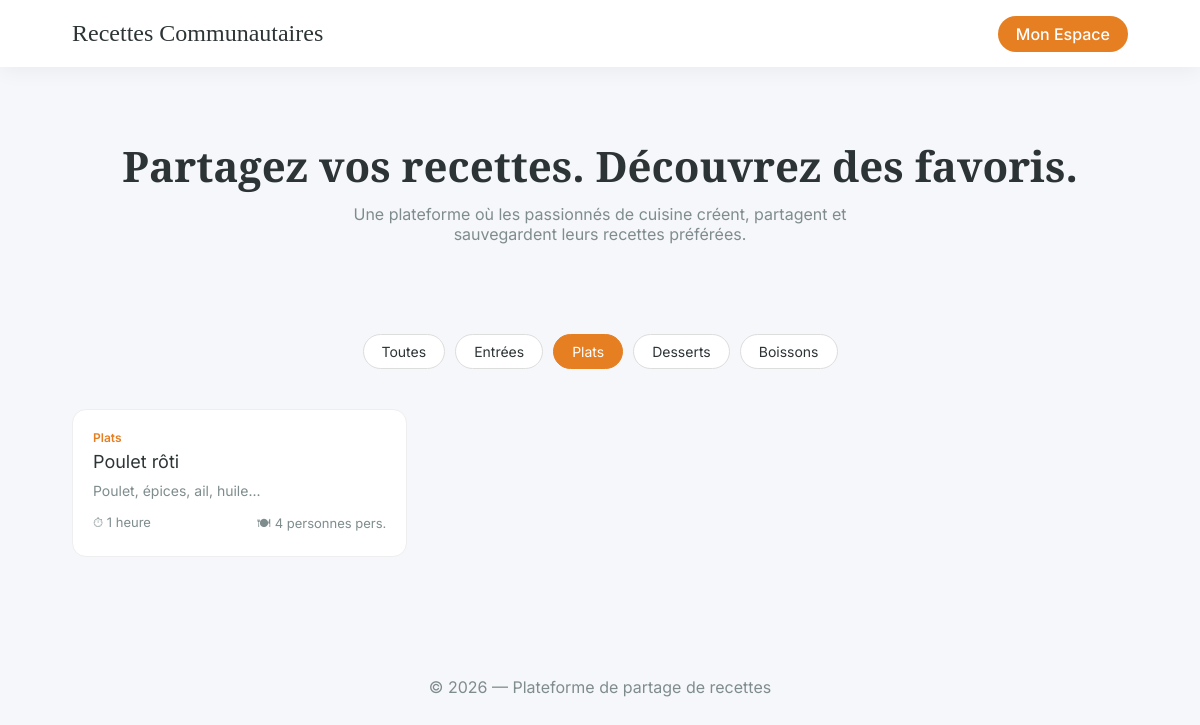
The app's page /views/recipes/home.php?category=2 (signed in) with its own data.
### tables this page shows
create table categories(
    id int auto_increment primary key,
    name enum ("Entrées","Plats","Desserts","Boissons") not null
);

create table recette(
    id int auto_increment primary key,
    users_id int,
    categories_id int,
    title varchar(150) not null,
    create_time timestamp NOT NULL DEFAULT current_timestamp(),
    temp_de_production varchar(100),
    ingredient varchar(255),
    instructions varchar(255),
    portions varchar(100),
    foreign key (users_id)references users(id) on delete cascade,
    foreign key (categories_id)references categories(id) on delete cascade
);

### config/db.php (called while the page is built)
<?php
class Database
{
    private $host = 'localhost';
    private $dbname = 'recette_manager';
    private $user = 'root';
    private $pass = '';
    private static $instance = null;
    private $conn;
    private function __construct()
    {
        try {
            $this->conn = new PDO(
                'mysql:host=' . $this->host . ';dbname=' . $this->dbname,
                $this->user,
                $this->pass
            );
            $this->conn->setAttribute(PDO::ATTR_ERRMODE, PDO::ERRMODE_EXCEPTION);
        } catch (PDOException $e) {
            die("Connection error: " . $e->getMessage());
        }
    }
    public static function getInstance()
    {
        if (self::$instance === null) {
            self::$instance = new Database();
        }
        return self::$instance;
    }
    public function getConnection()
    {
        return $this->conn;
    }
}
?>

### models/category.php (called while the page is built)
<?php
require_once __DIR__ . '/../config/db.php';
class Category_model
{
    private $pdo;
    public function __construct()
    {
        $this->pdo = Database::getInstance()->getConnection();
    }
    public function getCategories()
    {
        $stmt = $this->pdo->query("SELECT id, name FROM categories");
        return $stmt->fetchAll(PDO::FETCH_ASSOC);
    }
}

### models/recipe.php (called while the page is built, shortened)
<?php
require_once __DIR__ . '/../config/db.php';
class Recette_model
{
    private $pdo;
    function __construct()
    {
        $this->pdo = Database::getInstance()->getConnection();
    }
    public function getAllRecipes($category_id = null)
    {
        $sql = "SELECT r.*, c.name as category_name, u.username as chef_name
                FROM recette r
                LEFT JOIN categories c ON r.categories_id = c.id
                LEFT JOIN users u ON r.users_id = u.id";
        $params = [];
        if ($category_id) {
            $sql .= " WHERE r.categories_id = ?";
            $params[] = $category_id;
        }
        $sql .= " ORDER BY r.create_time DESC";
        $stmt = $this->pdo->prepare($sql);
        $stmt->execute($params);
        return $stmt->fetchAll(PDO::FETCH_ASSOC);
    }
}

### views/recipes/home.php (the view, shortened to what this page needs)
<?php
require_once __DIR__ . '/../../models/category.php';
require_once __DIR__ . '/../../models/recipe.php';
$is_logged_in = isset($_SESSION['user_id']);
$categoryModel = new Category_model();
$categories = $categoryModel->getCategories();
$recipeModel = new Recette_model();
$filter_category = isset($_GET['category']) ? (int)$_GET['category'] : null;
$filtered_recipes = $recipeModel->getAllRecipes($filter_category);
?>
<!DOCTYPE html>
<html lang="fr">
<head>
</head>
<body>
<header>
  <a href="home.php" class="logo">Recettes Communautaires</a>
  <div class="nav">
    <?php if ($is_logged_in): ?>
      <a href="dashboard.php" class="btn">Mon Espace</a>
    <?php else: ?>
      <a href="../auth/login.php">Connexion</a>
      <a href="../auth/register.php" class="btn">Inscription</a>
    <?php endif; ?>
  </div>
</header>
<section class="hero">
  <h1>Partagez vos recettes. Découvrez des favoris.</h1>
  <p>Une plateforme où les passionnés de cuisine créent, partagent et sauvegardent leurs recettes préférées.</p>
</section>
<div class="category-filter">
  <a href="home.php#menu" class="category-btn <?php echo !$filter_category ? 'active' : ''; ?>">Toutes</a>
  <?php foreach ($categories as $cat): ?>
    <a href="home.php?category=<?php echo $cat['id']; ?>#menu"
       class="category-btn <?php echo $filter_category === $cat['id'] ? 'active' : ''; ?>">
       <?php echo htmlspecialchars($cat['name']); ?>
    </a>
  <?php endforeach; ?>
</div>
<?php if (empty($filtered_recipes)): ?>
  <p style="text-align:center;color:var(--muted)">Aucune recette trouvée.</p>
<?php else: ?>
<div class="recipes-grid">
  <?php foreach ($filtered_recipes as $recipe): ?>
  <div class="recipe-card-public"
       onclick='openRecipeDetail(<?php echo json_encode($recipe, JSON_HEX_TAG | JSON_HEX_APOS | JSON_HEX_QUOT | JSON_HEX_AMP); ?>)'>
    <div class="recipe-category"><?php echo htmlspecialchars($recipe['category_name']); ?></div>
    <div class="recipe-title"><?php echo htmlspecialchars($recipe['title']); ?></div>
    <div class="recipe-description">
      <?php echo htmlspecialchars(substr($recipe['ingredient'] ?? '',0,90)); ?>...
    </div>
    <div class="recipe-meta">
      <span>⏱ <?php echo $recipe['temp_de_production']; ?></span>
      <span>🍽 <?php echo $recipe['portions']; ?> pers.</span>
    </div>
  </div>
  <?php endforeach; ?>
</div>
<?php endif; ?>
<footer>
  © <?php echo date('Y'); ?> — Plateforme de partage de recettes
</footer>
</body>
</html>

### views/recipes/home.php (style rules this page uses)
:root { --bg:#f6f7fb; --card:#ffffff; --primary:#e67e22; --text:#2d3436; --muted:#7f8c8d; --radius:14px; }
* { box-sizing:border-box;margin:0;padding:0 }
body { font-family:'Inter',sans-serif; background:var(--bg); color:var(--text); }
header { display:flex; justify-content:space-between; align-items:center; padding:20px 6%; background:#fff; box-shadow:0 4px 20px rgba(0,0,0,0.05); position:sticky; top:0; z-index:100; }
.logo { font-family:'Playfair Display',serif; font-size:24px; text-decoration:none; color:var(--text); }
.nav a { margin-left:15px; text-decoration:none; font-weight:500; }
.btn { background:var(--primary); color:#fff; padding:8px 18px; border-radius:30px; }
.hero { text-align:center; padding:70px 20px 50px; }
.hero h1 { font-family:'Playfair Display',serif; font-size:42px; margin-bottom:10px; }
.hero p { color:var(--muted); max-width:600px; margin:auto; }
.category-filter { margin:40px 0; display:flex; justify-content:center; flex-wrap:wrap; gap:10px; }
.category-btn { padding:8px 18px; border-radius:30px; border:1px solid #ddd; text-decoration:none; color:var(--text); background:#fff; font-size:14px; }
.category-btn.active, .category-btn:hover { background:var(--primary); color:#fff; border-color:var(--primary); }
.recipes-grid { padding:0 6% 80px; display:grid; grid-template-columns:repeat(auto-fill,minmax(280px,1fr)); gap:25px; }
.recipe-card-public { background:var(--card); border-radius:var(--radius); padding:20px; cursor:pointer; transition:.25s; border:1px solid #eee; }
.recipe-category { font-size:12px; color:var(--primary); font-weight:600; margin-bottom:6px; }
.recipe-title { font-size:18px; margin-bottom:10px; }
.recipe-description { font-size:14px; color:var(--muted); margin-bottom:15px; }
.recipe-meta { font-size:13px; display:flex; justify-content:space-between; color:var(--muted); }
footer { text-align:center; padding:40px 20px; color:var(--muted); }

### records on screen
categories: name "Entrées"
categories: name "Plats"
categories: name "Desserts"
categories: name "Boissons"
recette: categories.name "Plats", title "Poulet rôti", ingredient "Poulet, épices, ail, huile", temp_de_production "1 heure", portions "4 personnes"
